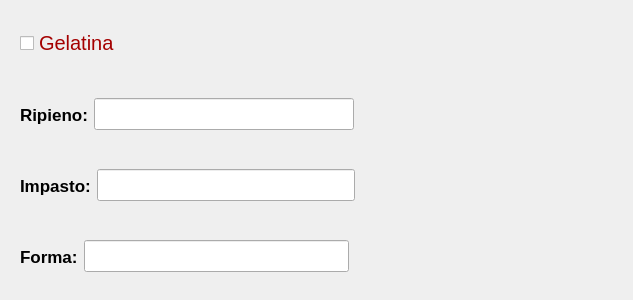
<?xml version="1.0" encoding="UTF-8"?>
<ui version="4.0">
 <class>PasticciniView</class>
 <widget class="QWidget" name="PasticciniView">
  <property name="geometry">
   <rect>
    <x>0</x>
    <y>0</y>
    <width>633</width>
    <height>300</height>
   </rect>
  </property>
  <property name="minimumSize">
   <size>
    <width>400</width>
    <height>0</height>
   </size>
  </property>
  <property name="windowTitle">
   <string>Form</string>
  </property>
  <layout class="QVBoxLayout" name="verticalLayout">
   <item>
    <widget class="QWidget" name="widget" native="true">
     <layout class="QHBoxLayout" name="horizontalLayout">
      <item>
       <widget class="QCheckBox" name="gelatina">
        <property name="font">
         <font>
          <pointsize>15</pointsize>
         </font>
        </property>
        <property name="styleSheet">
         <string notr="true">color: rgb(164, 0, 0);</string>
        </property>
        <property name="text">
         <string>Gelatina</string>
        </property>
       </widget>
      </item>
      <item>
       <spacer name="horizontalSpacer">
        <property name="orientation">
         <enum>Qt::Horizontal</enum>
        </property>
        <property name="sizeHint" stdset="0">
         <size>
          <width>487</width>
          <height>20</height>
         </size>
        </property>
       </spacer>
      </item>
     </layout>
    </widget>
   </item>
   <item>
    <widget class="QWidget" name="widget_2" native="true">
     <layout class="QHBoxLayout" name="horizontalLayout_2">
      <item>
       <widget class="QLabel" name="lRipieno">
        <property name="font">
         <font>
          <pointsize>13</pointsize>
          <weight>75</weight>
          <bold>true</bold>
         </font>
        </property>
        <property name="text">
         <string>Ripieno:</string>
        </property>
       </widget>
      </item>
      <item>
       <widget class="QLineEdit" name="ripieno">
        <property name="enabled">
         <bool>true</bool>
        </property>
        <property name="font">
         <font>
          <pointsize>15</pointsize>
          <weight>75</weight>
          <bold>true</bold>
         </font>
        </property>
        <property name="styleSheet">
         <string notr="true">color: rgb(78, 154, 6);</string>
        </property>
       </widget>
      </item>
      <item>
       <spacer name="horizontalSpacer_2">
        <property name="orientation">
         <enum>Qt::Horizontal</enum>
        </property>
        <property name="sizeHint" stdset="0">
         <size>
          <width>256</width>
          <height>20</height>
         </size>
        </property>
       </spacer>
      </item>
     </layout>
    </widget>
   </item>
   <item>
    <widget class="QWidget" name="widget_3" native="true">
     <property name="enabled">
      <bool>true</bool>
     </property>
     <layout class="QHBoxLayout" name="horizontalLayout_3">
      <item>
       <widget class="QLabel" name="lImpasto">
        <property name="font">
         <font>
          <pointsize>13</pointsize>
          <weight>75</weight>
          <bold>true</bold>
         </font>
        </property>
        <property name="text">
         <string>Impasto:</string>
        </property>
       </widget>
      </item>
      <item>
       <widget class="QLineEdit" name="impasto">
        <property name="enabled">
         <bool>true</bool>
        </property>
        <property name="font">
         <font>
          <pointsize>15</pointsize>
          <weight>75</weight>
          <bold>true</bold>
         </font>
        </property>
        <property name="styleSheet">
         <string notr="true">color: rgb(117, 80, 123);</string>
        </property>
       </widget>
      </item>
      <item>
       <spacer name="horizontalSpacer_3">
        <property name="orientation">
         <enum>Qt::Horizontal</enum>
        </property>
        <property name="sizeHint" stdset="0">
         <size>
          <width>254</width>
          <height>20</height>
         </size>
        </property>
       </spacer>
      </item>
     </layout>
    </widget>
   </item>
   <item>
    <widget class="QWidget" name="widget_4" native="true">
     <layout class="QHBoxLayout" name="horizontalLayout_4">
      <item>
       <widget class="QLabel" name="lForma">
        <property name="font">
         <font>
          <pointsize>13</pointsize>
          <weight>75</weight>
          <bold>true</bold>
         </font>
        </property>
        <property name="text">
         <string>Forma:</string>
        </property>
       </widget>
      </item>
      <item>
       <widget class="QLineEdit" name="forma">
        <property name="enabled">
         <bool>true</bool>
        </property>
        <property name="font">
         <font>
          <pointsize>15</pointsize>
          <weight>75</weight>
          <bold>true</bold>
         </font>
        </property>
        <property name="styleSheet">
         <string notr="true">color: rgb(138, 226, 52);</string>
        </property>
        <property name="text">
         <string/>
        </property>
       </widget>
      </item>
      <item>
       <spacer name="horizontalSpacer_4">
        <property name="orientation">
         <enum>Qt::Horizontal</enum>
        </property>
        <property name="sizeHint" stdset="0">
         <size>
          <width>261</width>
          <height>20</height>
         </size>
        </property>
       </spacer>
      </item>
     </layout>
    </widget>
   </item>
  </layout>
 </widget>
 <resources/>
 <connections/>
</ui>
